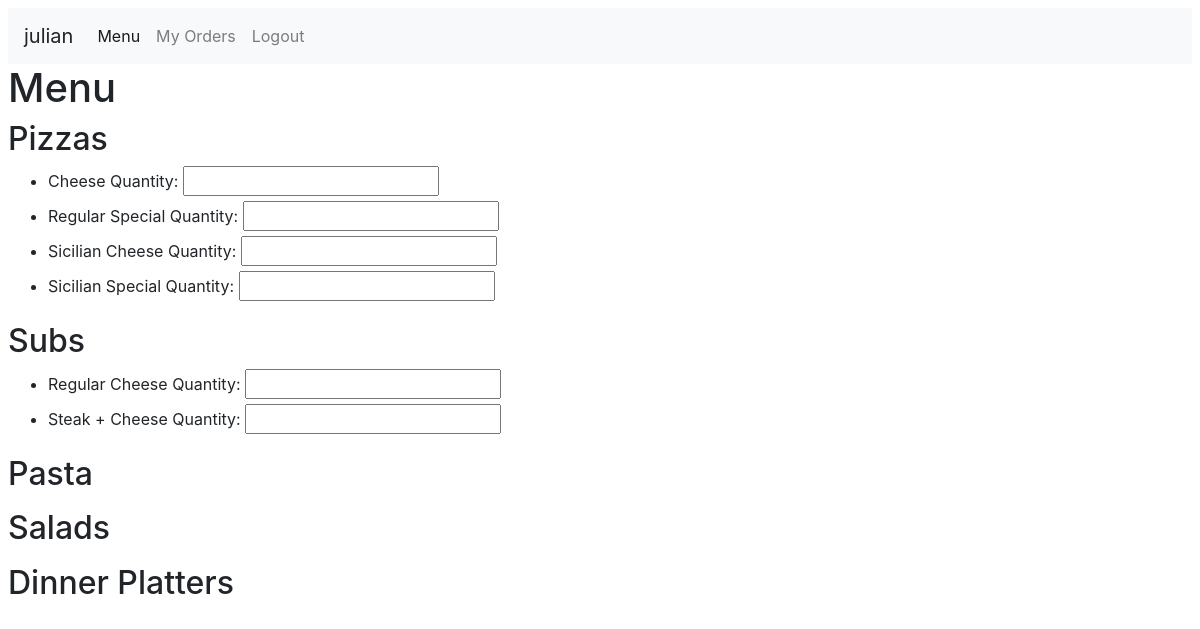
Before: /menu/ (signed in) with the older database file.
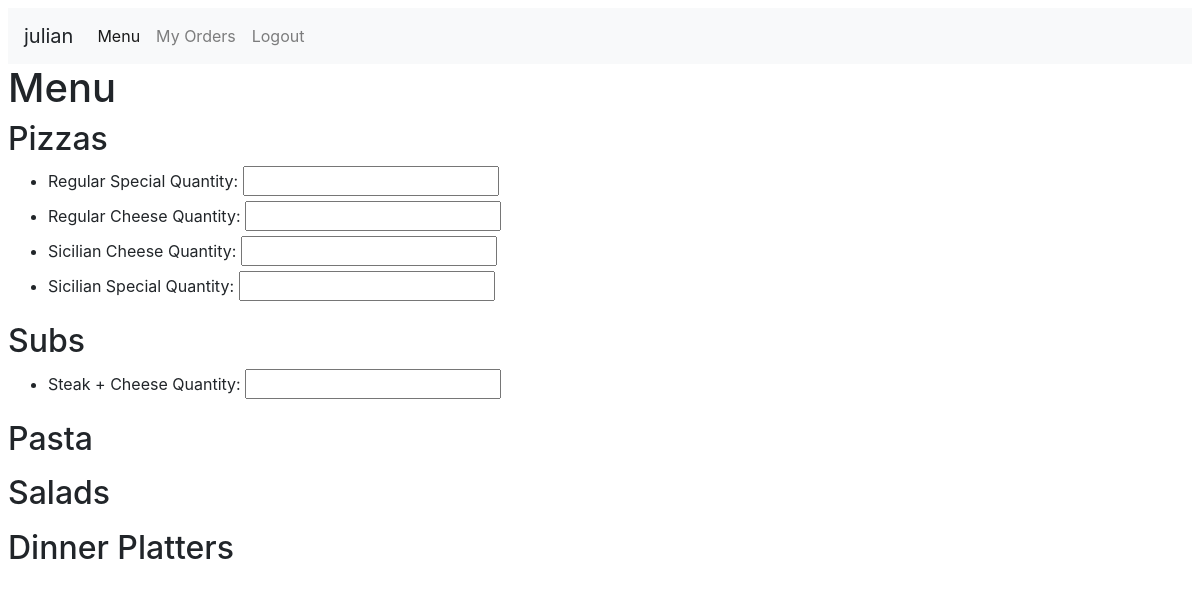
After: the same page with the newer database file.
### orders/models.py (models this page shows)
class Category(models.Model):
    category = models.CharField(max_length=64)
    def __str__(self):
        return f"{self.category}"

class Item(models.Model):
    category = models.ForeignKey(Category, on_delete=models.CASCADE)
    item = models.CharField(max_length=64)
    small_price = models.FloatField(max_length=10, blank=True, null=True)
    large_price = models.FloatField(max_length=10, blank=True, null=True)
    set_price = models.FloatField(max_length=10, blank=True, null=True)
    def __str__(self):
        return f"{self.item}"

### orders/views.py (the view)
# urls.py: path("", views.index, name="index")
def index(request):
    if not request.user.is_authenticated:
        return render(request, "users/login.html", {"message": None})
    context = {
        "user": request.user,
        "Category": Category.objects.all(),
        "Item": Item.objects.all()
    }
    return render(request, "orders/index.html", context)

### orders/templates/orders/index.html
{% extends "orders/base.html" %}
{% block body %}
  <h1>Menu</h1>
    {% for category in Category %}
      <h2>  {{ category }} </h2>
      <ul>
        {% for item in Item %}
          {% if item.category == category %}
            <li>
              {{ item }}
              <label for="quantity">Quantity:</label>
              <input type="number" id="{{item}}" min="0">
            </li>
          {% endif %}
        {% endfor %}
      </ul>
    {% endfor %}
{% endblock %}

### orders/templates/orders/base.html (shortened to what this page needs)
<!DOCTYPE html>
<html>
    <head>
      <link rel="stylesheet" href="https://maxcdn.bootstrapcdn.com/bootstrap/4.0.0/css/bootstrap.min.css">
    </head>
    <body class = m-2>
      <nav class="navbar navbar-expand-lg navbar-light bg-light">
        <a class="navbar-brand">{{user}}</a>
        <div class="collapse navbar-collapse" id="navbarSupportedContent">
          <ul class="navbar-nav mr-auto">
            <li class="nav-item active">
              <a class="nav-link" href="#">Menu <span class="sr-only">(current)</span></a>
            </li>
            <li class="nav-item">
              <a class="nav-link" href="#">My Orders</a>
            </li>
            <li class="nav-item">
              <a class ="nav-link" href="{% url 'logout' %}">Logout</a>
            </li>
          </ul>
        </div>
      </nav>
        {% block body %}
        {% endblock %}
    </body>
</html>

Changed rows visible on the page:
removed Item: item "Cheese", shown under Category "Pizzas"
changed Category "Pizzas": gains Item (item "Regular Cheese")
changed Category "Subs": loses Item (item "Regular Cheese")
